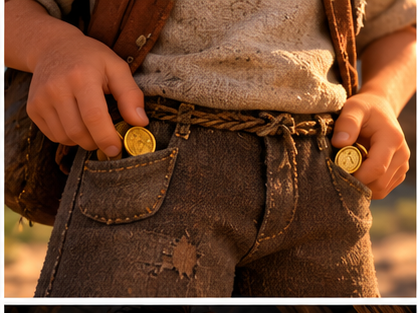
#> input picture source_images/03-ten-coins.png, 418 x 313 px, given as the content of the folder source_images/03-ten-coins.png, which was not available
$ python cut_panels.py source_images/03-ten-coins.png source_images/04-everyone-has-small-pockets.png
#> lines starting #> are read from the running program, lines starting #| are printed output that depends on the picture; pictures that were not available may be replaced by others from this repository, and a replacement may not be noted
"""Cut storyboard sheets into individual 16:9 shots.
Usage: python cut_panels.py source_sheets/ panels/
Finds white gutters, drops the caption strip at the top of each panel, crops to 16:9, upscales."""
import sys, os, glob
import numpy as np
from PIL import Image, ImageFilter

W, H = 2560, 1440          # working size (renderer zooms inside this)
CAPTION_CUT = 0.19         # fraction of panel height removed from top (caption band)

def runs(mask):
    """Return [start,end) spans where mask is False (i.e. panel content)."""
    spans, s = [], None
    for i, m in enumerate(list(mask) + [True]):
        if not m and s is None: s = i
        if m and s is not None:
            if i - s > 40: spans.append((s, i))
            s = None
    return spans

def cut(sheet_path, out_dir, prefix):
#> called with sheet_path = '_only/03-ten-coins.png', prefix = '03-ten-coins'
    img = Image.open(sheet_path).convert("RGB")
#> img is the input picture: PIL image 418x313 RGB; mean R, G, B 113.6, 72, 46.5
    a = np.asarray(img.convert("L")).astype(float)
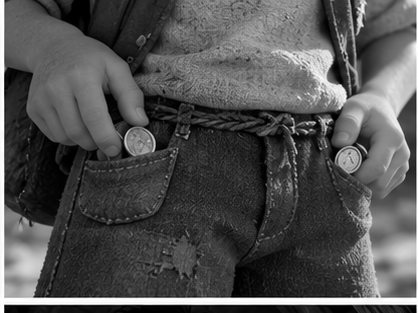
#> a: shape (313, 418) float64; min 0, max 255, mean 81.5
    cols = runs(a.mean(0) > 235)
#> the loop in runs, `for i, m in enumerate(list(mask) + [True]):` made 419 passes
#> m on pass 5: False
#> m on passes 1, 2, 3, 4, 6, 7: True, True, True, True, False, False
#> after the loop in runs, `for i, m in enumerate(list(mask) + [True]):`: spans = [(4, 417)]
#> cols = [(4, 417)]
    rows = runs(a.mean(1) > 235)
#> the loop in runs (call 2), `for i, m in enumerate(list(mask) + [True]):` made 314 passes
#> rows = [(0, 298)]
    n = 0
    for r0, r1 in rows:
        for c0, c1 in cols:
            n += 1
            ph = r1 - r0
            top = r0 + int(ph * CAPTION_CUT)
            h = r1 - top
            w = c1 - c0
            # crop to 16:9 inside the remaining area
            if w / h > 16 / 9:
                nw = int(h * 16 / 9); x0 = c0 + (w - nw) // 2
                box = (x0, top, x0 + nw, r1)
            else:
                nh = int(w * 9 / 16); box = (c0, r1 - nh, c1, r1)
            p = img.crop(box).resize((W, H), Image.LANCZOS)
            p = p.filter(ImageFilter.UnsharpMask(radius=2, percent=60, threshold=2))
            p.save(os.path.join(out_dir, f"{prefix}_p{n:02d}.jpg"), quality=92)
#> this loop made 1 pass
#> pass 1, in cut, `p.save(os.path.join(out_dir, f"{prefix}_p{n:02d}.jpg"), quality=92)`:
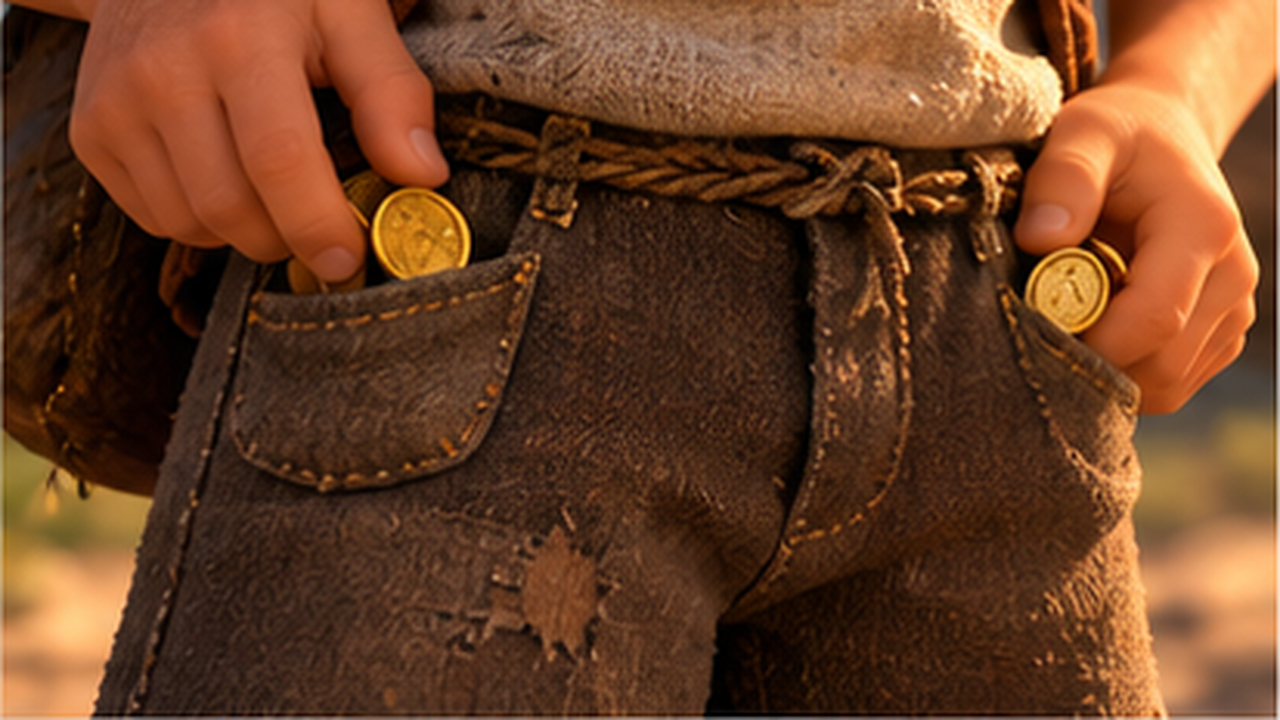
#> saved as 03-ten-coins_p01.jpg: PIL image 2560x1440 RGB (shown at 1/2 size); mean R, G, B 105.3, 63.4, 36.8
#> after the loop, n = 1
    return n

if __name__ == "__main__":
    src, out = sys.argv[1], sys.argv[2]
    os.makedirs(out, exist_ok=True)
    for f in sorted(glob.glob(os.path.join(src, "*.png"))):
        prefix = os.path.splitext(os.path.basename(f))[0].replace("smallpockets_", "")
        print(f, cut(f, out, prefix), "panels")
